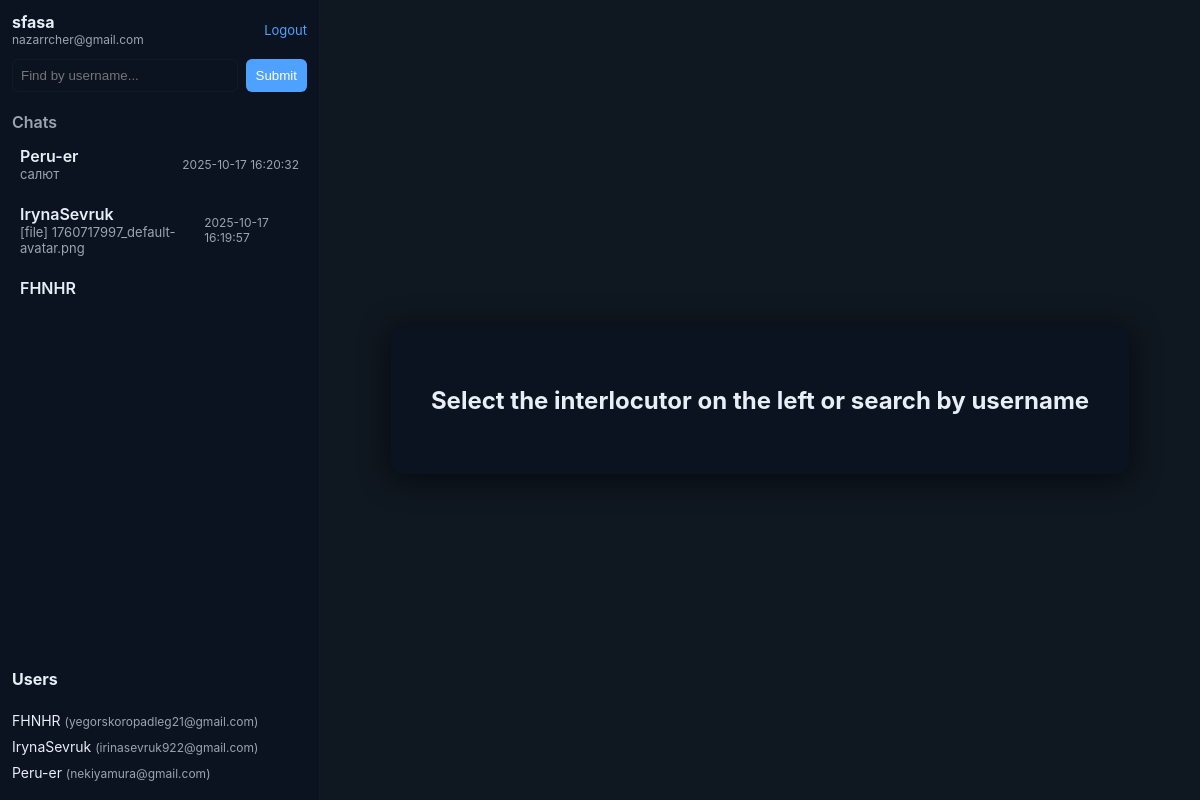
The page / (signed in) on the database its author committed.
### tables this page shows
CREATE TABLE users
                      (id INTEGER PRIMARY KEY, email TEXT UNIQUE, username TEXT UNIQUE, password TEXT, avatar_url TEXT DEFAULT '', last_seen DATETIME, is_verified INTEGER DEFAULT 0, verification_code TEXT, verification_expiry DATETIME, last_verification_sent DATETIME);

### app.py (the view)
@app.get("/", response_class=HTMLResponse, name="/")
def index(request: Request):
    user_id = request.session.get('user_id')
    if not user_id:
        return RedirectResponse(url="/login")
    db = get_db_conn()
    me = get_user_by_id(db, user_id)
    if not me:
        request.session.pop('user_id', None)
        db.close()
        return RedirectResponse(url="/login")
    chats = list_user_chats(db, me['id'])
    cur = db.execute("SELECT id, username, email, avatar_url, is_verified FROM users WHERE id != ? ORDER BY username COLLATE NOCASE", (me['id'],))
    users = cur.fetchall()
    db.close()
    return templates.TemplateResponse("index.html", {"request": request, "me": me, "chats": chats, "users": users})

### templates/index.html (shortened to what this page needs)
<!DOCTYPE html>
<html lang="uk">
<head>
  <link rel="stylesheet" href="{{ url_for('static', path='css/style.css') }}">
</head>
<body>
  <div class="app">
    <aside class="sidebar">
      <div class="sidebar-header">
        <div class="me">
          <strong>{{ me['username'] }}</strong>
          <div class="email">{{ me['email'] }}</div>
        </div>
        <a class="logout" href="{{ url_for('logout') }}">Logout</a>
      </div>
      <div class="search">
        <form action="{{ url_for('start_chat_by_username') }}" method="POST" class="search-form">
          <input name="username" placeholder="Find by username..." />
          <button type="submit">Submit</button>
        </form>
      </div>
      <div class="chats-list">
        <h4>Chats</h4>
        {% if chats %}
          {% for c in chats %}
            <a class="chat-item" href="{{ url_for('chat', chat_id=c['chat_id']) }}">
              <div class="chat-meta">
                <div class="chat-name">{{ c['other_username'] }}</div>
                <div class="chat-preview">{{ c['last_message'][:40] }}</div>
              </div>
              <div class="chat-time">{{ c['last_ts'] or '' }}</div>
            </a>
          {% endfor %}
        {% else %}
          <div class="empty">No chats yet</div>
        {% endif %}
      </div>
      <div class="users-list">
        <h4>Users</h4>
        <ul>
          {% for u in users %}
            <li>
              <a href="{{ url_for('start_chat', receiver_id=u['id']) }}">{{ u['username'] }} <span class="small">({{ u['email'] }})</span></a>
            </li>
          {% endfor %}
        </ul>
      </div>
    </aside>
    <main class="main-empty">
      <div class="empty-state">
        <h2>Select the interlocutor on the left or search by username</h2>
      </div>
    </main>
  </div>
</body>
</html>

### static/css/style.css (style rules this page uses)
:root { --bg:#0f1720; --panel:#0b1220; --muted:#9aa4b2; --accent:#4ea1ff; --me-bg:#154733; --other-bg:#0b1622; --text:#e6eef6; font-family: Inter, Roboto, Arial, sans-serif; }
* { box-sizing:border-box }
body { margin:0;background:var(--bg);color:var(--text) }
.app { display:flex;height:100vh;align-items:stretch }
.sidebar { width:320px;background:var(--panel);border-right:1px solid rgba(255,255,255,0.03);display:flex;flex-direction:column;padding:12px;gap:12px }
.sidebar-header { display:flex;justify-content:space-between;align-items:center }
.me .email { font-size:12px;color:var(--muted) }
.logout { font-size:13px;color:var(--accent);text-decoration:none }
.search .search-form { display:flex;gap:8px }
.search input { flex:1;padding:8px;border:1px solid rgba(255,255,255,0.03);border-radius:6px;background:transparent;color:var(--text) }
.search button { padding:8px 10px;border-radius:6px;border:0;background:var(--accent);color:white }
.chats-list { overflow:auto;flex:0 0 auto }
.chats-list h4 { margin:8px 0 6px 0;color:var(--muted);font-weight:600 }
.chat-item { display:flex;justify-content:space-between;align-items:center;padding:8px;border-radius:8px;text-decoration:none;color:inherit;margin-bottom:6px }
.chat-meta { display:flex;flex-direction:column }
.chat-name { font-weight:600 }
.chat-preview { font-size:13px;color:var(--muted) }
.chat-time { font-size:12px;color:var(--muted) }
.users-list { margin-top:auto }
.users-list ul { list-style:none;padding:0;margin:6px 0 0 0 }
.users-list li { margin-bottom:6px }
.users-list a { color:inherit;text-decoration:none;font-size:14px }
.main-empty { flex:1;display:flex;align-items:center;justify-content:center }
.empty-state { background:var(--panel);padding:40px;border-radius:12px;box-shadow:0 4px 30px rgba(0,0,0,0.6) }
.small { font-size:12px;color:var(--muted) }

### rows shown on the page
users: username "sfasa", email "nazarrcher@gmail.com"
users: other_username "Peru-er", c "салют", c "2025-10-17 16:20:32", username "Peru-er", email "nekiyamura@gmail.com"
users: other_username "IrynaSevruk", c "[file] 1760717997_default-avatar.png", c "2025-10-17 16:19:57", username "IrynaSevruk", email "irinasevruk922@gmail.com"
users: other_username "FHNHR", username "FHNHR", email "yegorskoropadleg21@gmail.com"
